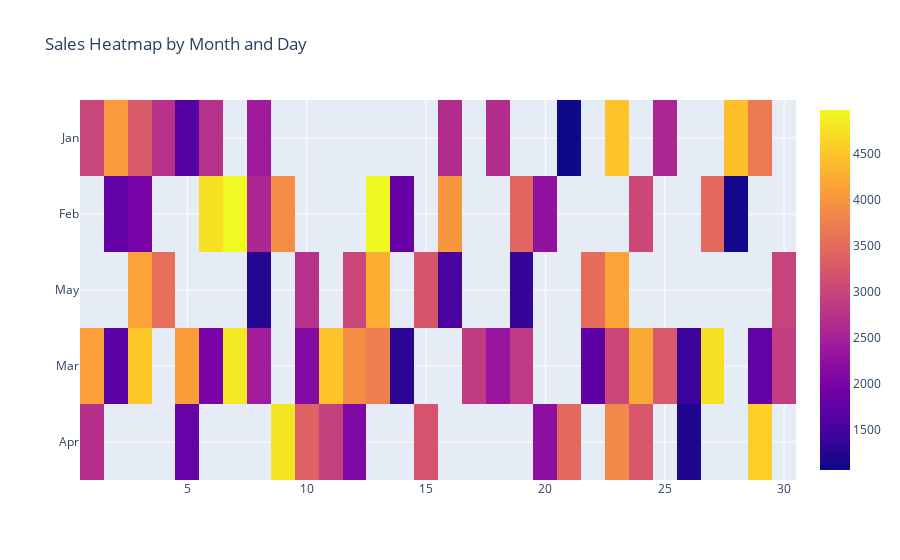

Here is the notebook cell this chart was saved with:
### Code cell
#3. Using the sales data, generate a heatmap to visualize the variation in sales across different months and days.

np.random.seed(20)
data = {
'Month': np.random.choice(['Jan', 'Feb', 'Mar', 'Apr', 'May'], 100),
'Day': np.random.choice(range(1, 31), 100),
'Sales': np.random.randint(1000, 5000, 100)
}

df1 = pd.DataFrame(data)

fig = go.Figure()
fig.add_trace(go.Heatmap(z=df1['Sales'], x=df1['Day'], y=df1['Month']))
fig.update_layout(title='Sales Heatmap by Month and Day')
fig.show()

### Figure 1 — Plotly figure (JSON) as saved in the notebook; plotly's stock layout.template omitted (floating-point values rounded to 4 significant figures)
{"data": [{"type": "heatmap", "x": [23, 10, 10, 22, 3, 16, 26, 23, 2, 25, 18, 17, 9, 12, 6, 1, 27, 23, 6, 5, 12, 19, 10, 26, 15, 21, 6, 4, 12, 10, 24, 30, 29, 2, 3, 20, 23, 14, 22, 21, 21, 18, 29, 14, 25, 12, 24, 2, 10, 19, 20, 5, 21, 13, 5, 10, 11, 1, 16, 22, 28, 16, 11, 5, 4, 13, 11, 3, 8, 1, 12, 23, 16, 19, 8, 12, 30, 22, 28, 8, 24, 6, 23, 2, 7, 13, 5, 29, 7, 1, 8, 15, 3, 27, 7, 19, 12, 20, 16, 9], "y": ["Apr", "Mar", "May", "Mar", "Feb", "May", "Apr", "Mar", "Jan", "Jan", "Mar", "Mar", "Apr", "Apr", "Jan", "Jan", "Feb", "Mar", "Mar", "Apr", "Mar", "Feb", "Apr", "Mar", "Apr", "Apr", "Feb", "Jan", "Mar", "Apr", "Apr", "Mar", "Apr", "Feb", "Jan", "Apr", "Jan", "Mar", "Mar", "Apr", "Apr", "Jan", "Mar", "Feb", "Mar", "Apr", "Mar", "Feb", "May", "May", "Apr", "Apr", "Jan", "Mar", "Mar", "Apr", "Mar", "Mar", "Feb", "Mar", "Feb", "Jan", "Mar", "Mar", "May", "May", "Apr", "May", "Jan", "Jan", "Apr", "May", "Jan", "Mar", "Feb", "May", "May", "May", "Jan", "May", "Feb", "Feb", "Apr", "Mar", "Feb", "Feb", "Jan", "Jan", "Mar", "Apr", "Mar", "May", "Mar", "Mar", "Feb", "May", "Mar", "Feb", "May", "Feb"], "z": [4835, 2099, 2094, 4809, 1969, 1278, 1208, 4408, 4047, 2580, 2321, 2858, 4799, 2780, 2713, 4530, 3459, 3019, 1990, 3610, 1513, 3422, 1361, 1405, 3181, 4974, 3985, 2732, 4026, 1138, 3240, 2899, 4588, 2135, 3280, 1331, 4471, 1310, 4211, 4076, 3454, 2661, 1774, 1827, 3279, 1073, 4211, 1786, 2716, 2123, 2216, 1823, 1064, 3724, 1048, 3362, 1039, 4109, 3998, 1732, 1124, 1005, 4482, 4087, 3523, 4255, 2930, 4141, 2425, 2999, 2072, 4157, 2656, 2830, 2590, 3006, 2958, 3503, 4440, 1241, 3028, 4745, 3839, 1717, 3222, 4963, 1637, 3663, 4834, 2707, 2432, 3206, 4520, 4745, 4972, 1375, 3909, 2264, 1548, 3893]}], "layout": {"title": {"text": "Sales Heatmap by Month and Day"}}}
